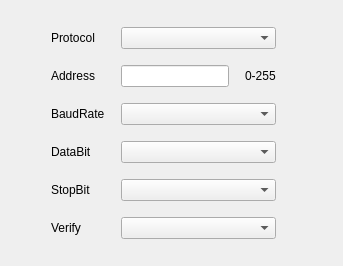
       <widget class="QWidget" name="TabPtz">
        <attribute name="title">
         <string>Ptz</string>
        </attribute>
        <layout class="QGridLayout" name="gridLayout_9">
         <item row="0" column="1">
          <layout class="QFormLayout" name="FLayoutPtx">
           <property name="horizontalSpacing">
            <number>16</number>
           </property>
           <property name="verticalSpacing">
            <number>16</number>
           </property>
           <property name="topMargin">
            <number>16</number>
           </property>
           <property name="rightMargin">
            <number>16</number>
           </property>
           <property name="bottomMargin">
            <number>16</number>
           </property>
           <item row="0" column="0">
            <widget class="QLabel" name="LabPtzProtocol">
             <property name="text">
              <string>Protocol</string>
             </property>
            </widget>
           </item>
           <item row="1" column="0">
            <widget class="QLabel" name="LabPtzAddress">
             <property name="text">
              <string>Address</string>
             </property>
            </widget>
           </item>
           <item row="2" column="0">
            <widget class="QLabel" name="LabPtzBaudRate">
             <property name="text">
              <string>BaudRate</string>
             </property>
            </widget>
           </item>
           <item row="3" column="0">
            <widget class="QLabel" name="LabDataBit">
             <property name="text">
              <string>DataBit</string>
             </property>
            </widget>
           </item>
           <item row="4" column="0">
            <widget class="QLabel" name="LabPtzStopBit">
             <property name="text">
              <string>StopBit</string>
             </property>
            </widget>
           </item>
           <item row="5" column="0">
            <widget class="QLabel" name="LabPtzVerify">
             <property name="text">
              <string>Verify</string>
             </property>
            </widget>
           </item>
           <item row="0" column="1">
            <widget class="QComboBox" name="CBoxPtzProtocol"/>
           </item>
           <item row="5" column="1">
            <widget class="QComboBox" name="CBoxPtzVerify"/>
           </item>
           <item row="4" column="1">
            <widget class="QComboBox" name="CBoxPtzStopBit"/>
           </item>
           <item row="3" column="1">
            <widget class="QComboBox" name="CBoxPtzDataBit"/>
           </item>
           <item row="2" column="1">
            <widget class="QComboBox" name="CBoxPtzBaudRate"/>
           </item>
           <item row="1" column="1">
            <layout class="QHBoxLayout" name="HLayoutAddress">
             <item>
              <widget class="QLineEdit" name="LiEnitPtzAddress"/>
             </item>
             <item>
              <widget class="QLabel" name="LabPtzAddressPlan">
               <property name="text">
                <string>0-255</string>
               </property>
              </widget>
             </item>
            </layout>
           </item>
          </layout>
         </item>
         <item row="0" column="2">
          <spacer name="horizontalSpacer_3">
           <property name="orientation">
            <enum>Qt::Horizontal</enum>
           </property>
           <property name="sizeHint" stdset="0">
            <size>
             <width>40</width>
             <height>20</height>
            </size>
           </property>
          </spacer>
         </item>
         <item row="0" column="0">
          <spacer name="horizontalSpacer_21">
           <property name="orientation">
            <enum>Qt::Horizontal</enum>
           </property>
           <property name="sizeHint" stdset="0">
            <size>
             <width>40</width>
             <height>20</height>
            </size>
           </property>
          </spacer>
         </item>
        </layout>
       </widget>
